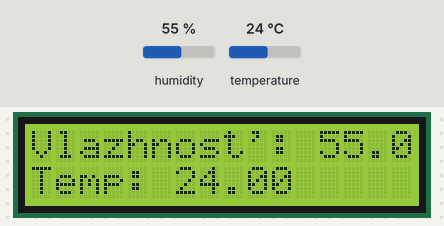
Simulated run of this sketch. Board: Arduino Uno, built with avr-gcc and run on an emulated ATmega328P. On the bench: 16×2 character LCD. The inputs (shaded band) are chosen by the test bench; at power-on: humidity 55 %, temperature 24 °C. What the sketch prints to the serial monitor is not drawn.

Above: at 1.7 s.
1.8 s: humidity set to 22 %
At 8.8 s:
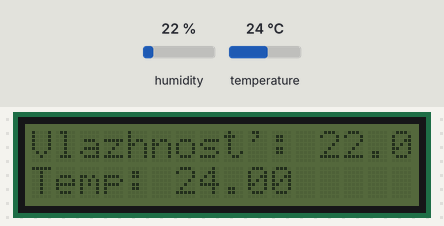
10.7 s: temperature set to 12 °C
At 14.5 s:
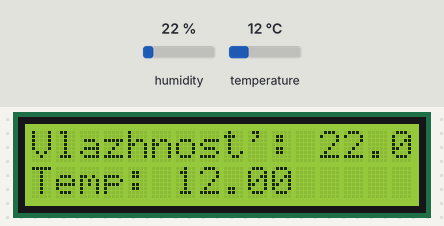
17.8 s: humidity set to 40 %
At 22.6 s:
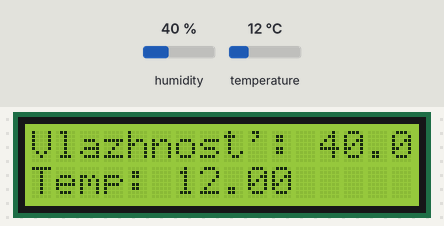
25.9 s: temperature set to 19 °C
At 30.7 s:
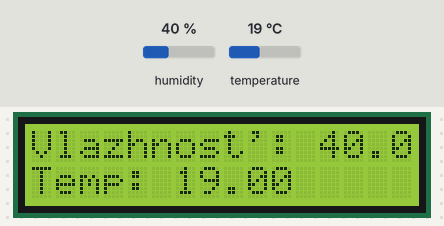
Timing chart, 0 to 32.2 s (numbered marks = the images above; inputs shaded):
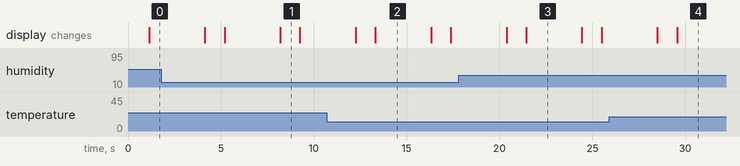

The sketch:

meteostantion_new.ino
```cpp
#include "DHT.h"
#include <Wire.h> // библиотека для управления устройствами по I2C
#include <LiquidCrystal_I2C.h> // подключаем библиотеку для LCD 1602

LiquidCrystal_I2C lcd(0x3F, 16, 2); // присваиваем имя lcd для дисплея// подключаем библиотеку для датчика
DHT dht(2, DHT11); // сообщаем на каком порту будет датчик

void setup() // процедура setup
{
  dht.begin(); // запускаем датчик влажности DHT11
  Serial.begin(9600); // подключаем монитор порта
  Serial.println("DHT TEST"); // пишем один раз
  lcd.init(); // инициализация LCD дисплея
  lcd.backlight(); // включение подсветки дисплея
  lcd.clear();
  lcd.setCursor(0, 0); // ставим курсор на 1 символ первой строки
  lcd.print("I LOVE"); // печатаем сообщение на первой строке
  lcd.setCursor(0, 1); // ставим курсор на 1 символ второй строки
  lcd.print("ARDUINO"); // печатаем сообщение на второй строке
  lcd.noBacklight();

}

void loop() // процедура loop
{
  delay(1000);
  float h = dht.readHumidity();
  float t = dht.readTemperature();
  Serial.print("Humidity: ");
  Serial.print(h);
  Serial.print(" %\t");
  Serial.print("Temperature: ");
  Serial.print(t);
  Serial.println(" *C");
  lcd.backlight();
  lcd.home();
  lcd.clear();
  lcd.setCursor(0, 0); // ставим курсор на 1 символ второй строки
  lcd.print("Vlazhnost': ");
  lcd.print(h);;
  lcd.setCursor(0, 1);
  lcd.print("Temp: ");
  lcd.print(t);
  delay(3000);
  lcd.noBacklight();

}
```

Measured:
- after the input at 1.8 s, the display: first differs from a run without the input after 3.4 s (image 1 shows a later state)
- after the input at 10.7 s, the display: first differs from a run without the input after 2.6 s (image 2)
- after the input at 17.8 s, the display: first differs from a run without the input after 3.6 s (image 3)
- after the input at 25.9 s, the display: first differs from a run without the input after 3.7 s (image 4)
- what the display in image 1 shows lasts 1.1 s, from 8.2 s to 9.3 s
- what the display in image 2 shows lasts 3.0 s, from 13.3 s to 16.3 s
